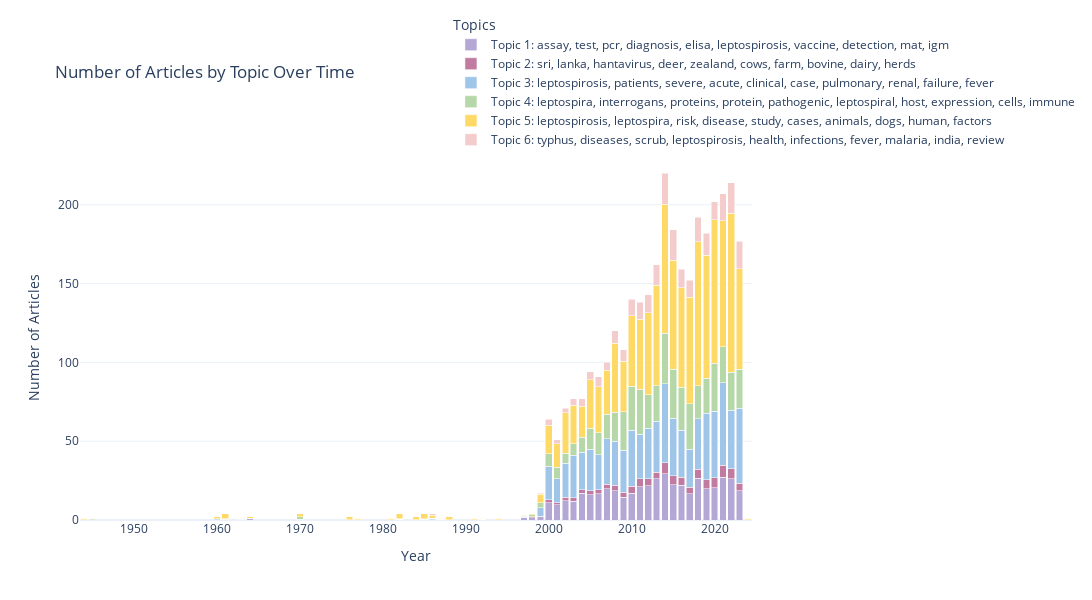

Notebook cell for this chart:
### Code cell
# Ccolors for the line plot (aligned with year-wise stacked chart)
color_sequence = [
    '#b4a7d6',  # Light Purple
    '#c27ba0',  # Greige (Grayish Beige)
    '#9fc5e8',  # Light Blue
    '#b6d7a8',  # Light Green
    '#ffd966',  # Dark Yellow
    '#f4cccc',  # Light Pink
    '#ce7e00',  # Dark Brown
    '#d9d9d6',  # Light Gray
    '#444444',  # Dark Gray
    '#a52a2a',  # Brown
]

# Step 1: Ensure 'PMID' column is string type in both DataFrames
authors_df['PMID'] = authors_df['PMID'].astype(str)
articles_df['PMID'] = articles_df['PMID'].astype(str)

# Step 2: Create a full name for each author
authors_df['FullName'] = authors_df['AuthorInitials'].fillna('') + ' ' + authors_df['AuthorLastname'].fillna('')
authors_df['FullName'] = authors_df['FullName'].str.strip()  # Remove extra spaces

# Step 3: Extracting the top words for each topic
feature_names = tfidf_vectorizer.get_feature_names_out()
topic_words = []
for topic_idx, topic in enumerate(lda.components_):
    top_words_idx = topic.argsort()[:-11:-1]  # Get top 10 words for each topic
    top_words = [feature_names[i] for i in top_words_idx]
    topic_words.append(top_words)

# Topic summaries (short descriptions based on top words)
topic_summaries = {}
for i, words in enumerate(topic_words):
    summary = f"Topic {i+1}: " + ", ".join(words)  # Create summary from top 10 words
    topic_summaries[i] = summary
    print(summary)

# Step 4: Group the topic distribution by year and calculate the total number of articles per topic per year
articles_df['Year'] = articles_df['Year'].astype(int)

topic_by_year = pd.DataFrame(topic_distribution, columns=[f'Topic {i+1}' for i in range(lda.n_components)])
topic_by_year['Year'] = articles_df['Year']
topic_by_year_count = topic_by_year.groupby('Year').sum()  # Total number of articles for each topic per year

# Calculate total articles per year
total_articles_per_year = topic_by_year_count.sum(axis=1)

# Create the bar plot with actual article counts (not proportions)
fig = px.bar(
    topic_by_year_count,
    x=topic_by_year_count.index,
    y=topic_by_year_count.columns,
    labels={"x": "Year", "value": "Number of Articles", "variable": "Topics"},
    title="Number of Articles by Topic Over Time",
    template="plotly_white",
    color_discrete_sequence=color_sequence  # Apply the custom muted color sequence directly
)

# Update the hover info to show the topic summary on hover
for i, col in enumerate(topic_by_year_count.columns):
    fig.data[i].name = topic_summaries[i]  # Assign topic summaries as hover labels

# Customize layout
fig.update_layout(
    xaxis_title="Year",
    yaxis_title="Number of Articles",
    barmode='stack',
    hovermode='x unified',
    width=1200,
    height=600,
    legend=dict(
        yanchor='bottom',
        xanchor='center'
    )
)

fig.show()

# Step 5: Display the topic distribution by year
print("Topic distribution by year:")
print(topic_by_year_count)

### Figure 1 — Plotly figure (JSON) as saved in the notebook; plotly's stock layout.template omitted (floating-point values rounded to 4 significant figures)
{"data": [{"alignmentgroup": "True", "hovertemplate": "Topics=Topic 1<br>Year=%{x}<br>Number of Articles=%{y}<extra></extra>", "legendgroup": "Topic 1", "marker": {"color": "#b4a7d6", "pattern": {"shape": ""}}, "name": "Topic 1: assay, test, pcr, diagnosis, elisa, leptospirosis, vaccine, detection, mat, igm", "offsetgroup": "Topic 1", "orientation": "v", "showlegend": true, "textposition": "auto", "type": "bar", "x": [1944, 1945, 1960, 1961, 1963, 1964, 1970, 1976, 1977, 1981, 1982, 1984, 1985, 1986, 1987, 1988, 1991, 1992, 1994, 1997, 1998, 1999, 2000, 2001, 2002, 2003, 2004, 2005, 2006, 2007, 2008, 2009, 2010, 2011, 2012, 2013, 2014, 2015, 2016, 2017, 2018, 2019, 2020, 2021, 2022, 2023, 2024], "xaxis": "x", "y": [0.02781, 0.1577, 0.05411, 0.107, 0.02829, 0.8942, 0.1334, 0.06635, 0.03206, 0.0295, 0.3458, 0.04181, 0.3686, 0.1211, 0.4648, 0.05059, 0.02137, 0.3652, 0.02913, 1.322, 1.583, 2.003, 10.96, 9.573, 12.36, 11.99, 17.01, 16.13, 16.56, 19.94, 18.48, 14.47, 16.86, 21.11, 21.71, 26.02, 29.44, 22.48, 21.96, 16.61, 26.44, 19.78, 20.47, 27.24, 26.08, 18.43, 0.03298], "yaxis": "y"}, {"alignmentgroup": "True", "hovertemplate": "Topics=Topic 2<br>Year=%{x}<br>Number of Articles=%{y}<extra></extra>", "legendgroup": "Topic 2", "marker": {"color": "#c27ba0", "pattern": {"shape": ""}}, "name": "Topic 2: sri, lanka, hantavirus, deer, zealand, cows, farm, bovine, dairy, herds", "offsetgroup": "Topic 2", "orientation": "v", "showlegend": true, "textposition": "auto", "type": "bar", "x": [1944, 1945, 1960, 1961, 1963, 1964, 1970, 1976, 1977, 1981, 1982, 1984, 1985, 1986, 1987, 1988, 1991, 1992, 1994, 1997, 1998, 1999, 2000, 2001, 2002, 2003, 2004, 2005, 2006, 2007, 2008, 2009, 2010, 2011, 2012, 2013, 2014, 2015, 2016, 2017, 2018, 2019, 2020, 2021, 2022, 2023, 2024], "xaxis": "x", "y": [0.02752, 0.03095, 0.0534, 0.1064, 0.0281, 0.05433, 0.132, 0.06597, 0.03274, 0.02939, 0.1003, 0.04095, 0.1021, 0.1215, 0.02328, 0.05027, 0.02104, 0.03233, 0.02893, 0.08027, 0.4357, 0.5065, 1.753, 1.343, 1.933, 2.183, 2.176, 2.57, 2.478, 2.877, 3.413, 3.09, 4.522, 4.951, 4.345, 4.33, 6.73, 5.56, 5.075, 4.032, 5.824, 5.747, 6.386, 7.36, 6.366, 4.98, 0.03266], "yaxis": "y"}, {"alignmentgroup": "True", "hovertemplate": "Topics=Topic 3<br>Year=%{x}<br>Number of Articles=%{y}<extra></extra>", "legendgroup": "Topic 3", "marker": {"color": "#9fc5e8", "pattern": {"shape": ""}}, "name": "Topic 3: leptospirosis, patients, severe, acute, clinical, case, pulmonary, renal, failure, fever", "offsetgroup": "Topic 3", "orientation": "v", "showlegend": true, "textposition": "auto", "type": "bar", "x": [1944, 1945, 1960, 1961, 1963, 1964, 1970, 1976, 1977, 1981, 1982, 1984, 1985, 1986, 1987, 1988, 1991, 1992, 1994, 1997, 1998, 1999, 2000, 2001, 2002, 2003, 2004, 2005, 2006, 2007, 2008, 2009, 2010, 2011, 2012, 2013, 2014, 2015, 2016, 2017, 2018, 2019, 2020, 2021, 2022, 2023, 2024], "xaxis": "x", "y": [0.02809, 0.03218, 0.5656, 0.108, 0.4368, 0.05551, 0.1362, 0.06648, 0.03194, 0.02971, 0.09993, 0.04142, 0.1048, 0.7785, 0.02345, 0.05074, 0.02392, 0.03288, 0.02923, 0.483, 0.1329, 5.226, 21.27, 15.33, 21.59, 26.88, 23.78, 26.21, 22.5, 28.76, 28.0, 26.81, 35.46, 28.26, 32.04, 32.19, 50.42, 36.52, 29.96, 24.13, 31.95, 42.21, 42.28, 52.34, 37.19, 47.34, 0.03383], "yaxis": "y"}, {"alignmentgroup": "True", "hovertemplate": "Topics=Topic 4<br>Year=%{x}<br>Number of Articles=%{y}<extra></extra>", "legendgroup": "Topic 4", "marker": {"color": "#b6d7a8", "pattern": {"shape": ""}}, "name": "Topic 4: leptospira, interrogans, proteins, protein, pathogenic, leptospiral, host, expression, cells, immune", "offsetgroup": "Topic 4", "orientation": "v", "showlegend": true, "textposition": "auto", "type": "bar", "x": [1944, 1945, 1960, 1961, 1963, 1964, 1970, 1976, 1977, 1981, 1982, 1984, 1985, 1986, 1987, 1988, 1991, 1992, 1994, 1997, 1998, 1999, 2000, 2001, 2002, 2003, 2004, 2005, 2006, 2007, 2008, 2009, 2010, 2011, 2012, 2013, 2014, 2015, 2016, 2017, 2018, 2019, 2020, 2021, 2022, 2023, 2024], "xaxis": "x", "y": [0.1993, 0.7168, 0.05376, 0.3413, 0.4502, 0.0548, 1.737, 0.06708, 0.03184, 0.02947, 0.09954, 0.04199, 0.121, 0.1207, 0.02361, 0.05047, 0.02122, 0.0326, 0.02914, 0.5212, 1.134, 3.063, 7.944, 7.203, 6.577, 7.295, 9.517, 13.36, 13.89, 15.38, 18.61, 24.33, 28.07, 28.75, 21.5, 22.7, 31.8, 31.03, 27.23, 29.07, 21.1, 22.06, 30.17, 23.05, 24.06, 24.88, 0.03422], "yaxis": "y"}, {"alignmentgroup": "True", "hovertemplate": "Topics=Topic 5<br>Year=%{x}<br>Number of Articles=%{y}<extra></extra>", "legendgroup": "Topic 5", "marker": {"color": "#ffd966", "pattern": {"shape": ""}}, "name": "Topic 5: leptospirosis, leptospira, risk, disease, study, cases, animals, dogs, human, factors", "offsetgroup": "Topic 5", "orientation": "v", "showlegend": true, "textposition": "auto", "type": "bar", "x": [1944, 1945, 1960, 1961, 1963, 1964, 1970, 1976, 1977, 1981, 1982, 1984, 1985, 1986, 1987, 1988, 1991, 1992, 1994, 1997, 1998, 1999, 2000, 2001, 2002, 2003, 2004, 2005, 2006, 2007, 2008, 2009, 2010, 2011, 2012, 2013, 2014, 2015, 2016, 2017, 2018, 2019, 2020, 2021, 2022, 2023, 2024], "xaxis": "x", "y": [0.6897, 0.03125, 1.219, 3.178, 0.02835, 0.8868, 1.729, 1.668, 0.8396, 0.8524, 3.255, 1.793, 3.201, 2.002, 0.4415, 1.747, 0.8914, 0.5045, 0.8545, 0.5123, 0.5809, 5.692, 18.2, 15.04, 25.71, 24.56, 19.74, 30.62, 29.23, 28.1, 43.58, 32.15, 44.81, 44.39, 51.94, 63.55, 81.98, 69.3, 63.19, 67.65, 91.28, 78.32, 91.18, 79.79, 100.8, 63.84, 0.8335], "yaxis": "y"}, {"alignmentgroup": "True", "hovertemplate": "Topics=Topic 6<br>Year=%{x}<br>Number of Articles=%{y}<extra></extra>", "legendgroup": "Topic 6", "marker": {"color": "#f4cccc", "pattern": {"shape": ""}}, "name": "Topic 6: typhus, diseases, scrub, leptospirosis, health, infections, fever, malaria, india, review", "offsetgroup": "Topic 6", "orientation": "v", "showlegend": true, "textposition": "auto", "type": "bar", "x": [1944, 1945, 1960, 1961, 1963, 1964, 1970, 1976, 1977, 1981, 1982, 1984, 1985, 1986, 1987, 1988, 1991, 1992, 1994, 1997, 1998, 1999, 2000, 2001, 2002, 2003, 2004, 2005, 2006, 2007, 2008, 2009, 2010, 2011, 2012, 2013, 2014, 2015, 2016, 2017, 2018, 2019, 2020, 2021, 2022, 2023, 2024], "xaxis": "x", "y": [0.02763, 0.0311, 0.05385, 0.1594, 0.02822, 0.05443, 0.1326, 0.06617, 0.03184, 0.02955, 0.09952, 0.04095, 0.1022, 0.8564, 0.02334, 0.05059, 0.02106, 0.03246, 0.02905, 0.08117, 0.1333, 0.5095, 3.867, 2.503, 2.827, 4.095, 4.774, 5.109, 6.332, 4.932, 7.916, 7.146, 10.27, 10.54, 11.46, 13.21, 19.62, 19.11, 11.58, 10.52, 15.4, 13.89, 11.51, 17.22, 19.52, 17.53, 0.03276], "yaxis": "y"}], "layout": {"barmode": "stack", "height": 600, "hovermode": "x unified", "legend": {"title": {"text": "Topics"}, "tracegroupgap": 0, "xanchor": "center", "yanchor": "bottom"}, "title": {"text": "Number of Articles by Topic Over Time"}, "width": 1200, "xaxis": {"anchor": "y", "domain": [0, 1], "title": {"text": "Year"}}, "yaxis": {"anchor": "x", "domain": [0, 1], "title": {"text": "Number of Articles"}}}}
